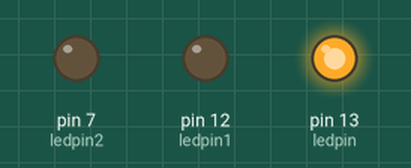
Recording of a sketch running on a simulated Arduino Uno, built with avr-gcc and run on an emulated ATmega328P. On the bench: output pins drawn as LEDs (lit = HIGH).

Above: at 0.15 s.
At 2.1 s:
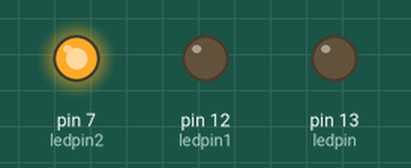
At 4.05 s:
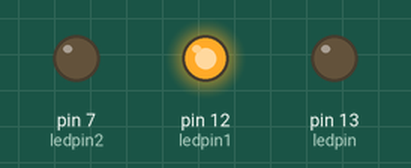
At 4.95 s:
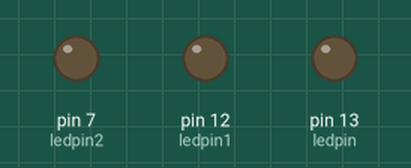
Timing chart, 0 to 5.9 s (numbered marks = the images above):
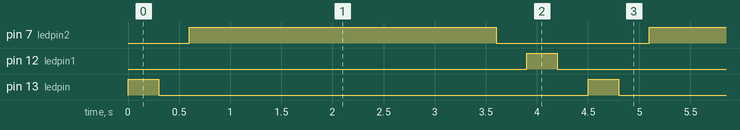

Measured:
- by itself, pin 7 (ledpin2): alternates HIGH for 3.0 s and LOW for 1.5 s
- by itself, pin 12 (ledpin1), pin 13 (ledpin): alternates HIGH for 0.30 s and LOW for 4.2 s
- by itself, everything shown: repeats every 4.5 s, in 6 steps

The sketch:

LED.ino
```cpp
int ledpin=13;
int ledpin1=12;
int ledpin2=7;
void setup() {
  pinMode(13,OUTPUT);
  pinMode(12,OUTPUT);
  pinMode(7,OUTPUT);
}

void loop() {
 digitalWrite(13,HIGH);
 delay(300);
 digitalWrite(13,LOW);
 delay(300);
 digitalWrite(7,HIGH);
 delay(3000);
 digitalWrite(7,LOW);
 delay(300);
 digitalWrite(12,HIGH);
 delay(300);
 digitalWrite(12,LOW);
 delay(300);
 // put your main code here, to run repeatedly:

}
```
